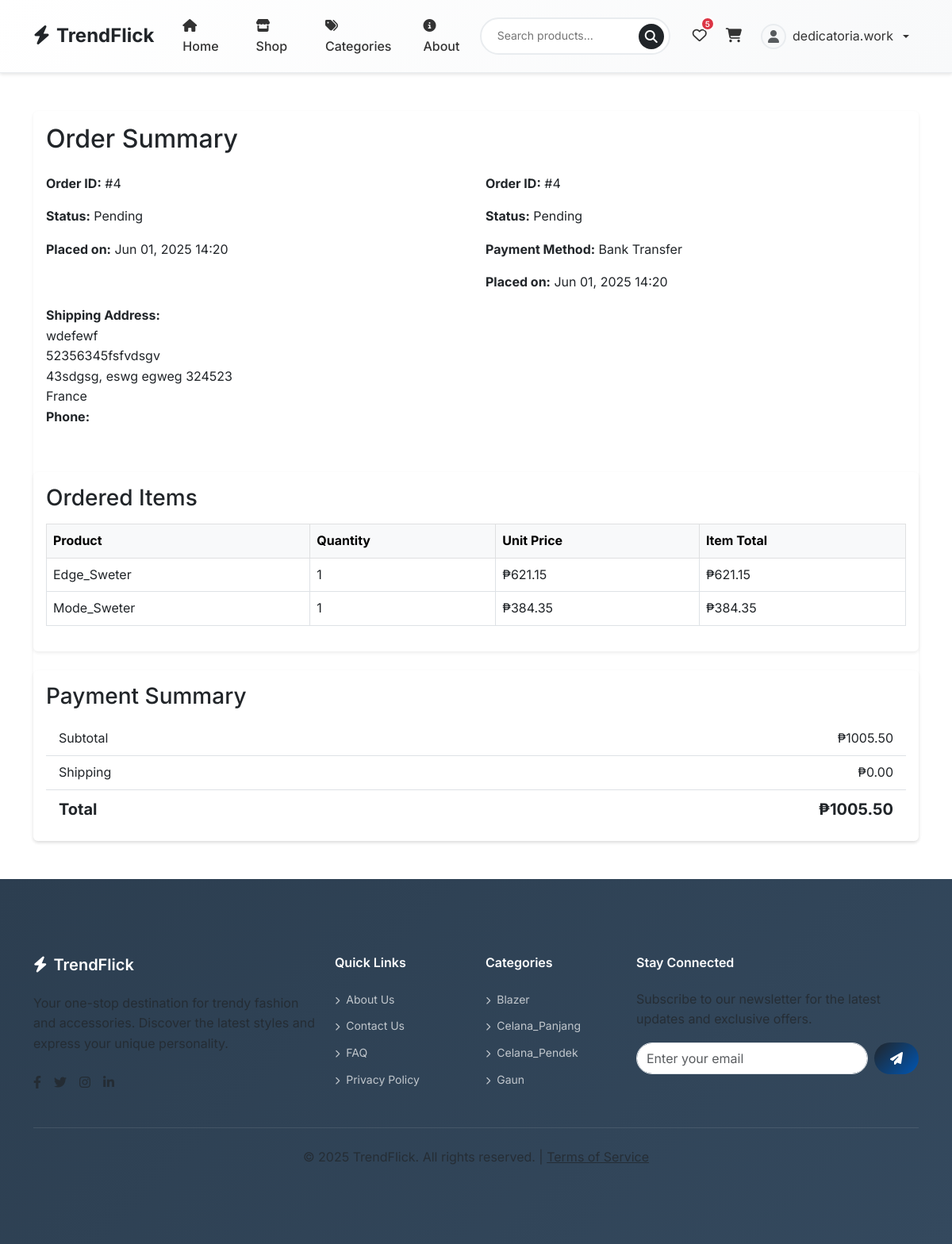
Screenshot of /orders/orders/4/ (signed in) with the database file from the repository.
### orders/models.py (models this page shows, shortened)
class Order(models.Model):
    STATUS_CHOICES = [
        ('pending', 'Pending'),
        ('processing', 'Processing'),
        ('shipped', 'Shipped'),
        ('delivered', 'Delivered'),
        ('cancelled', 'Cancelled'),
    ]
    PAYMENT_METHOD_CHOICES = [
        ('cod', 'Cash on Delivery'),
        ('card', 'Credit/Debit Card'),
        ('paypal', 'PayPal'),
        ('bank', 'Bank Transfer'),
        ('gcash', 'GCash'),
    ]
    user = models.ForeignKey(User, on_delete=models.CASCADE)
    status = models.CharField(max_length=20, choices=STATUS_CHOICES, default='pending')
    shipping_address = models.TextField()
    phone = models.CharField(max_length=20)
    email = models.EmailField()
    subtotal = models.DecimalField(max_digits=10, decimal_places=2)
    discount = models.DecimalField(max_digits=10, decimal_places=2, default=0)
    shipping_cost = models.DecimalField(max_digits=10, decimal_places=2, default=Decimal('10.00'))
    total = models.DecimalField(max_digits=10, decimal_places=2)
    tracking_number = models.CharField(max_length=100, blank=True)
    notes = models.TextField(blank=True)
    payment_method = models.CharField(max_length=20, choices=PAYMENT_METHOD_CHOICES, default='cod')  # <-- NEW
    created_at = models.DateTimeField(auto_now_add=True)
    updated_at = models.DateTimeField(auto_now=True)
    promo_code = models.ForeignKey(PromoCode, null=True, blank=True, on_delete=models.SET_NULL)
    address = models.ForeignKey(Address, on_delete=models.SET_NULL, null=True, blank=True)
    class Meta:
        ordering = ['-created_at']

class OrderItem(models.Model):
    order = models.ForeignKey(Order, related_name='items', on_delete=models.CASCADE)
    product = models.ForeignKey(Product, on_delete=models.SET_NULL, null=True)
    product_name = models.CharField(max_length=200)  # Snapshot of product name
    product_price = models.DecimalField(max_digits=10, decimal_places=2)  # Snapshot of price
    quantity = models.PositiveIntegerField()
    size = models.CharField(max_length=10, null=True, blank=True)
    total = models.DecimalField(max_digits=10, decimal_places=2)

### users/models.py (models this page shows, shortened)
class Address(models.Model):
    user = models.ForeignKey(User, on_delete=models.CASCADE, related_name='addresses')
    full_name = models.CharField(max_length=100)
    street_address = models.CharField(max_length=255)
    phone_number = models.CharField(max_length=20, blank=True, null=True)
    city = models.CharField(max_length=100)
    state = models.CharField(max_length=100)
    postal_code = models.CharField(max_length=20)
    country = models.CharField(max_length=100)
    is_default = models.BooleanField(default=False)
    created_at = models.DateTimeField(auto_now_add=True)
    updated_at = models.DateTimeField(auto_now=True)
    class Meta:
        verbose_name_plural = "Addresses"
        ordering = ['-is_default', '-created_at']

### products/models.py (models this page shows, shortened)
class Category(models.Model):
    name = models.CharField(max_length=100, unique=True)
    slug = models.SlugField(unique=True)
    image = models.ImageField(upload_to='categories/', null=True, blank=True)
    class Meta:
        verbose_name_plural = "categories"

### orders/views.py (the view)
# urls.py: path('orders/<int:order_id>/', views.order_detail, name='order_detail'),
@login_required(login_url='users:login')
def order_detail(request, order_id):
    categories = Category.objects.all()[:4]
    order = get_object_or_404(Order, id=order_id, user=request.user)
    return render(request, 'orders/order_detail.html', {'order': order, 'categories': categories,})

### templates/orders/order_detail.html (shortened to what this page needs)
{% extends "base.html" %}
{% block content %}
<div class="container my-5">
    <div class="card shadow-sm border-0">
        <div class="card-body">
            <h2 class="card-title mb-4">Order Summary</h2>
            <div class="row">
                <div class="col-md-6">
                    <p><strong>Order ID:</strong> #{{ order.id }}</p>
                    <p><strong>Status:</strong> {{ order.status|capfirst }}</p>
                    <p><strong>Placed on:</strong> {{ order.created_at|date:"M d, Y H:i" }}</p>
                </div>
                <div class="col-md-6">
                    <p><strong>Order ID:</strong> #{{ order.id }}</p>
                    <p><strong>Status:</strong> {{ order.status|capfirst }}</p>
                    <p><strong>Payment Method:</strong>
                        {% if order.payment_method == 'cod' %}
                            Cash on Delivery
                        {% elif order.payment_method == 'card' %}
                            Credit/Debit Card
                        {% elif order.payment_method == 'paypal' %}
                            PayPal
                        {% elif order.payment_method == 'bank' %}
                            Bank Transfer
                        {% elif order.payment_method == 'gcash' %}
                            GCash
                        {% else %}
                            Unknown
                        {% endif %}
                    </p>
                    <p><strong>Placed on:</strong> {{ order.created_at|date:"M d, Y H:i" }}</p>
                </div>
                <div class="row">
                <div class="col-md-6">
                    <p><strong>Shipping Address:</strong><br>
                        {% if order.address %}
                            {{ order.address.full_name }}<br>
                            {{ order.address.street_address }}<br>
                            {{ order.address.city }}, {{ order.address.state }} {{ order.address.postal_code }}<br>
                            {{ order.address.country }}<br>
                            <strong>Phone:</strong> {{ order.phone_number }}
                        {% else %}
                            {{ order.shipping_address }}
                        {% endif %}
                    </p>
                </div>
            </div>
        </div>
    </div>
    <div class="card shadow-sm border-0 mt-4">
        <div class="card-body">
            <h3 class="card-title mb-3">Ordered Items</h3>
            <div class="table-responsive">
            <table class="table table-bordered align-middle">
                <thead class="table-light">
                    <tr>
                        <th>Product</th>
                        <th>Quantity</th>
                        <th>Unit Price</th>
                        <th>Item Total</th>
                    </tr>
                </thead>
                <tbody>
                    {% for item in order.items.all %}
                    <tr>
                        <td>{{ item.product_name }}</td>
                        <td>{{ item.quantity }}</td>
                        <td>₱{{ item.product_price }}</td>
                        <td>₱{{ item.total }}</td>
                    </tr>
                    {% endfor %}
                </tbody>
            </table>
            </div>
        </div>
    </div>
    <div class="card shadow-sm border-0 mt-4">
        <div class="card-body">
            <h3 class="card-title mb-3">Payment Summary</h3>
            <ul class="list-group list-group-flush">
                <li class="list-group-item d-flex justify-content-between">
                    <span>Subtotal</span>
                    <span>₱{{ order.subtotal }}</span>
                </li>
                <li class="list-group-item d-flex justify-content-between">
                    <span>Shipping</span>
                    <span>₱{{ order.shipping_cost }}</span>
                </li>
                <li class="list-group-item d-flex justify-content-between fw-bold fs-5">
                    <span>Total</span>
                    <span>₱{{ order.total }}</span>
                </li>
            </ul>
        </div>
    </div>
</div>
{% endblock %}

### templates/base.html (shortened to what this page needs)
{% load static %}
<!DOCTYPE html>
<html lang="en">
<head>
    <link href="https://cdn.jsdelivr.net/npm/bootstrap@5.3.0/dist/css/bootstrap.min.css" rel="stylesheet">
    <link href="https://cdnjs.cloudflare.com/ajax/libs/font-awesome/6.4.0/css/all.min.css" rel="stylesheet">
    <link href="{% static 'css/styles.css' %}" rel="stylesheet">
</head>
<body>
    <nav class="navbar navbar-expand-lg navbar-custom">
        <div class="container">
            <a class="navbar-brand" href="{% url 'core:home' %}">
                <i class="fas fa-bolt me-2"></i>TrendFlick
            </a>
            <div class="collapse navbar-collapse" id="navbarNav">
                <ul class="navbar-nav me-auto">
                    <li class="nav-item">
                        <a class="nav-link" href="{% url 'core:home' %}">
                            <i class="fas fa-home me-1"></i>Home
                        </a>
                    </li>
                    <li class="nav-item">
                        <a class="nav-link" href="{% url 'products:all_product' 'all' %}">
                            <i class="fas fa-store me-1"></i>Shop
                        </a>
                    </li>
                    <li class="nav-item">
                        <a class="nav-link" href="{% url 'products:all_product' 'all' %}">
                            <i class="fas fa-tags me-1"></i>Categories
                        </a>
                    </li>
                    <li class="nav-item">
                        <a class="nav-link" href="{% url 'core:about' %}">
                            <i class="fas fa-info-circle me-1"></i>About
                        </a>
                    </li>
                </ul>
                <form class="search-form me-3" role="search" action="{% url 'products:search' %}" method="GET">
                    <input class="search-input" type="search" name="q" placeholder="Search products..." aria-label="Search">
                    <button class="search-btn" type="submit" aria-label="Search">
                        <i class="fas fa-search"></i>
                    </button>
                </form>
                <div class="d-flex align-items-center">
                    {% if user.is_authenticated %}
                        <a href="{% url 'users:wishlist' %}" class="nav-icon-btn" title="Wishlist">
                            <i class="far fa-heart"></i>
                            {% if wishlist_count > 0 %}
                                <span class="badge-counter">{{ wishlist_count }}</span>
                            {% endif %}
                        </a>
                        <a href="{% url 'orders:cart' %}" class="nav-icon-btn" title="Shopping Cart">
                            <i class="fas fa-shopping-cart"></i>
                        </a>
                        <div class="dropdown">
                            <button class="user-dropdown dropdown-toggle" type="button" data-bs-toggle="dropdown" aria-expanded="false">
                                <div class="user-avatar">
                                    {% if user.profile.avatar %}
                                        <img src="{{ user.profile.avatar.url }}" alt="Avatar">
                                    {% else %}
                                        <i class="fas fa-user text-muted"></i>
                                    {% endif %}
                                </div>
                                <span>{{ user.username }}</span>
                            </button>
                        </div>
                    {% endif %}
                </div>
            </div>
        </div>
    </nav>
    <main>
        {% block content %}{% endblock %}
    </main>
    <footer class="footer">
        <div class="container py-5">
            <div class="row">
                <div class="col-lg-4 col-md-6 mb-4 mb-lg-0">
                    <h5 class="mb-4">
                        <i class="fas fa-bolt me-2"></i>TrendFlick
                    </h5>
                    <p class="text-muted mb-4">Your one-stop destination for trendy fashion and accessories. Discover the latest styles and express your unique personality.</p>
                    <div class="d-flex gap-3">
                        <a href="#" class="text-muted" title="Facebook">
                            <i class="fab fa-facebook-f"></i>
                        </a>
                        <a href="#" class="text-muted" title="Twitter">
                            <i class="fab fa-twitter"></i>
                        </a>
                        <a href="#" class="text-muted" title="Instagram">
                            <i class="fab fa-instagram"></i>
                        </a>
                        <a href="#" class="text-muted" title="LinkedIn">
                            <i class="fab fa-linkedin-in"></i>
                        </a>
                    </div>
                </div>
                <div class="col-lg-2 col-md-6 mb-4 mb-lg-0">
                    <h6 class="mb-4">Quick Links</h6>
                    <ul class="footer-links">
                        <li class="mb-2">
                            <a href="{% url 'core:about' %}">
                                <i class="fas fa-chevron-right me-2" style="font-size: 10px;"></i>About Us
                            </a>
                        </li>
                        <li class="mb-2">
                            <a href="{% url 'core:about' %}">
                                <i class="fas fa-chevron-right me-2" style="font-size: 10px;"></i>Contact Us
                            </a>
                        </li>
                        <li class="mb-2">
                            <a href="#">
                                <i class="fas fa-chevron-right me-2" style="font-size: 10px;"></i>FAQ
                            </a>
                        </li>
                        <li class="mb-2">
                            <a href="#">
                                <i class="fas fa-chevron-right me-2" style="font-size: 10px;"></i>Privacy Policy
                            </a>
                        </li>
                    </ul>
                </div>
                <div class="col-lg-2 col-md-6 mb-4 mb-lg-0">
                    <h6 class="mb-4">Categories</h6>
                    <ul class="footer-links">
                        {% for category in categories|slice:":4" %}
                        <li class="mb-2">
                            <a href="{% url 'products:all_product' category.slug %}">
                                <i class="fas fa-chevron-right me-2" style="font-size: 10px;"></i>{{ category.name }}
                            </a>
                        </li>
                        {% endfor %}
                    </ul>
                </div>
                <div class="col-lg-4 col-md-6">
                    <h6 class="mb-4">Stay Connected</h6>
                    <p class="text-muted mb-3">Subscribe to our newsletter for the latest updates and exclusive offers.</p>
                    <form class="d-flex">
                        <input type="email" class="form-control me-2" placeholder="Enter your email" style="border-radius: 25px;">
                        <button class="btn btn-primary" type="submit" style="border-radius: 25px; padding: 8px 20px;">
                            <i class="fas fa-paper-plane"></i>
                        </button>
                    </form>
                </div>
            </div>
            <div class="footer-bottom text-center">
                <p class="text-muted mb-0">
                    &copy; {% now "Y" %} TrendFlick. All rights reserved. |
                    <a href="{% url 'core:privacy' %}" class="text-muted">Terms of Service</a>
                </p>
            </div>
        </div>
    </footer>
</body>
</html>

### rows the page displays
Order: id "4", status "Pending", created_at "Jun 01, 2025 14:20", address.full_name "wdefewf", address.street_address "52356345fsfvdsgv", address.city "43sdgsg", address.state "eswg egweg", address.postal_code "324523", address.country "France", subtotal "1005.50", shipping_cost "0.00", total "1005.50"
OrderItem: product_name "Edge_Sweter", quantity "1", product_price "621.15", total "621.15"
OrderItem: product_name "Mode_Sweter", quantity "1", product_price "384.35", total "384.35"
Category: name "Blazer"
Category: name "Celana_Panjang"
Category: name "Celana_Pendek"
Category: name "Gaun"

### other values shown
{{ wishlist_count }} "5"
{{ user.username }} "dedicatoria.work"
